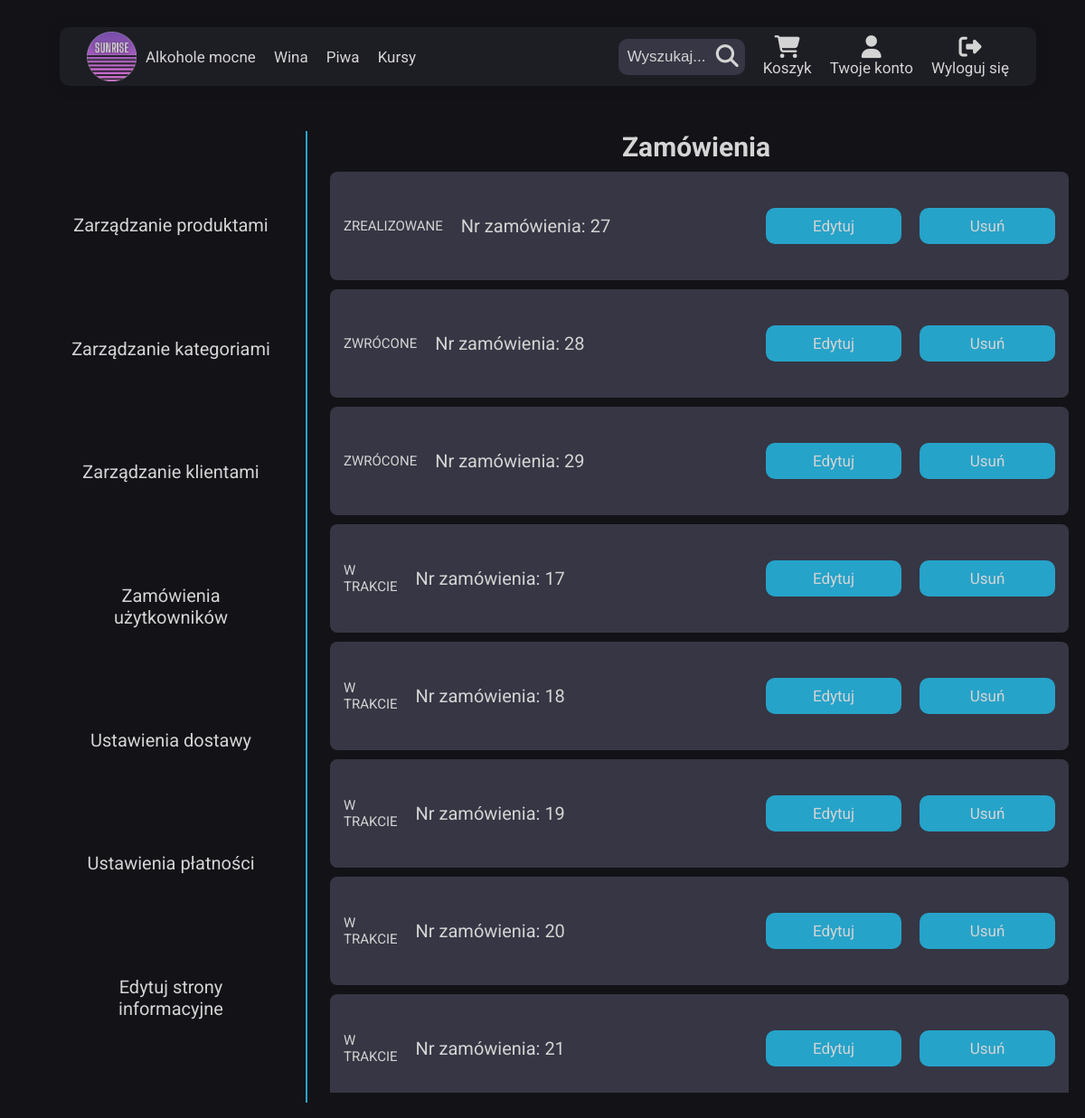
Page /html/admin_panel/orders.php (signed in) on the earlier database version.
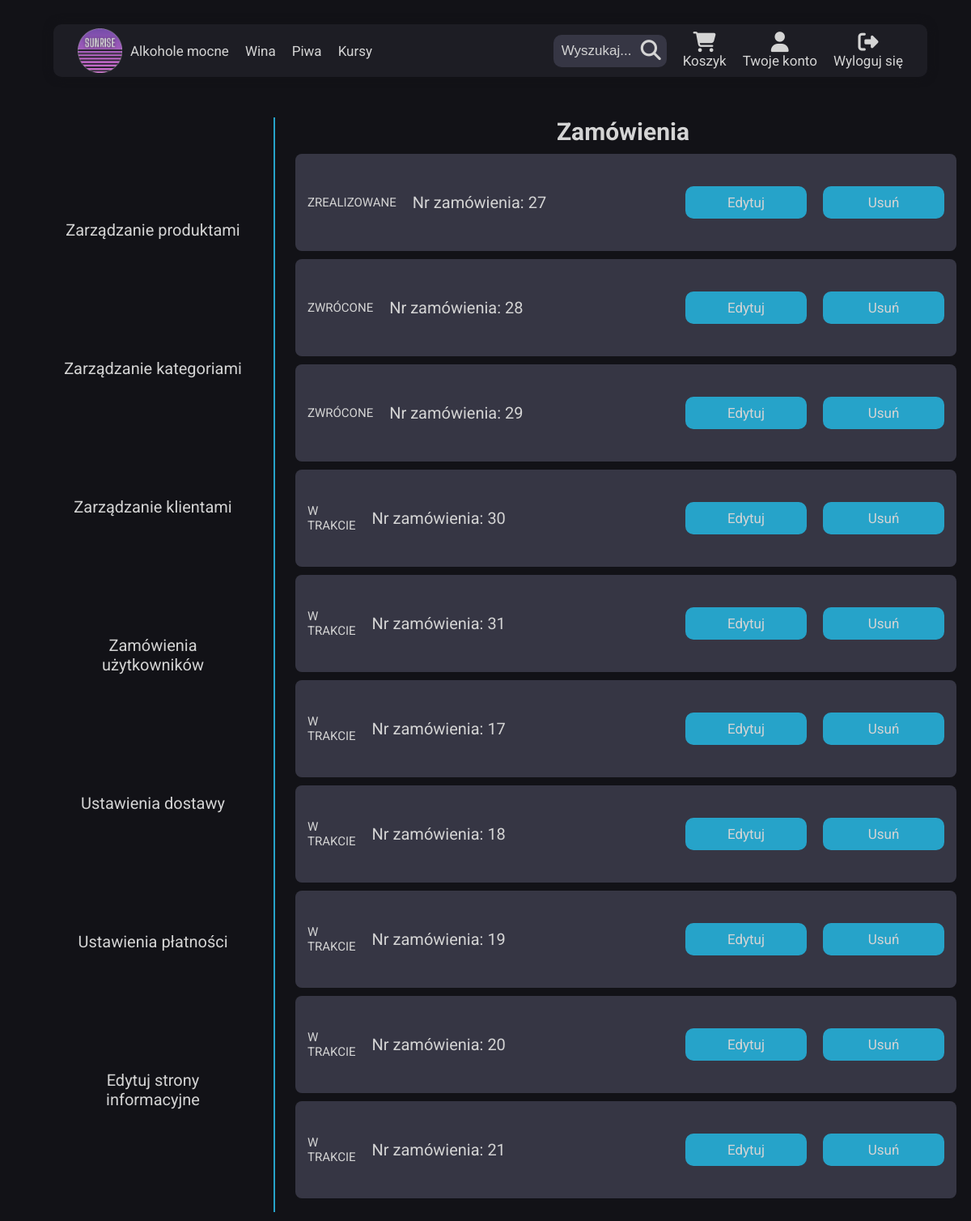
Same page on the later database version.
### tables this page shows
CREATE TABLE `user_order` (
  `user_id` int(11) NOT NULL,
  `order_id` int(11) NOT NULL
);

### html/admin_panel/orders.php (the view, shortened to what this page needs)
<?php
require_once('../../php/dblogin.php');
$pdo = new PDO('mysql:host='.$host.';dbname='.$db.';port=3306', $user, $pass);
?>
<h1 class="admin__headline">Zamówienia</h1>
<div class="admin__products">
<?php
$sql = 'select user_order.order_id, status from user_order inner join order_data on user_order.order_id=order_data.order_id';
$query = $pdo->prepare($sql);
$query -> execute();
while ($row = $query->fetch()):
    $param = http_build_query([
        'item' => $row['order_id']
    ]);
    $delParams = http_build_query([
        'item' => $row['order_id'],
        'table' => 'order_details',
        'column' => 'id'
    ]);
?>
    <div class="admin__product">
    <?php
    if($row['status'] == 0){
        echo '<p>W TRAKCIE</p>';
    }elseif($row['status'] == 1){
        echo '<p>ZREALIZOWANE</p>';
    }elseif($row['status'] == 2){
        echo '<p>ZWRÓCONE</p>';
    }
    ?>
    <p class="admin__product--name">Nr zamówienia: <?=$row['order_id']?></p>
    <a href="./edit_order.php?<?=$param?>" class="admin__add--addBtn admin__product--edit">Edytuj</a>
    <a href="../../php/admin_panel/delete_item.php?<?=$delParams?>" class="admin__add--addBtn admin__product--delete">Usuń</a>
    </div>
<?php endwhile; ?>
</div>
<?php
require "./admin_panel.php";

Differences in the rows shown:
added user_order: shows "W TRAKCIE", order "30"
added user_order: shows "W TRAKCIE", order "31"
